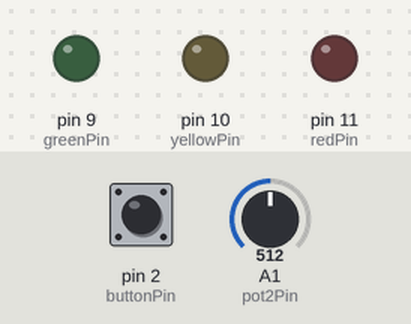
This sketch was run on a simulated Arduino Uno, built with avr-gcc and run on an emulated ATmega328P. Parts: output pins drawn as LEDs (lit = HIGH). Dashed ring = blinking. The inputs (shaded band) are chosen by the test bench; at power-on: pin 2 (buttonPin) LOW, A1 (pot2Pin) = 512.

Above: at 1.2 s.
1.3 s: pin 2 (buttonPin) pulled HIGH for 0.15 s
At 2.5 s:
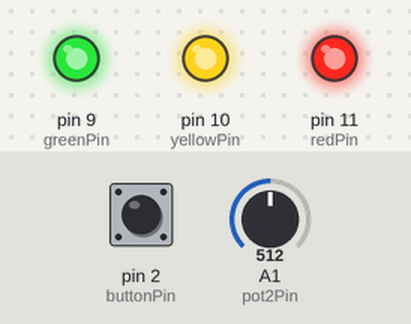
2.9 s: pin 2 (buttonPin) pulled HIGH for 1 s
At 3.8 s:
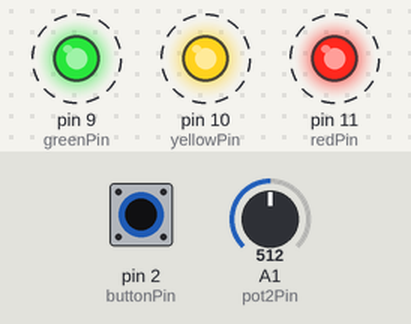
6.9 s: pin 2 (buttonPin) pulled HIGH for 0.15 s
At 9.9 s:
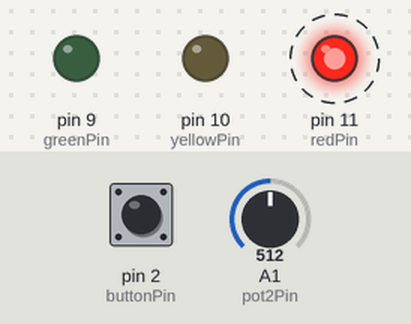
10.0 s: A1 (pot2Pin) set to 0
11.6 s: A1 (pot2Pin) set to 33
At 12.14 s:
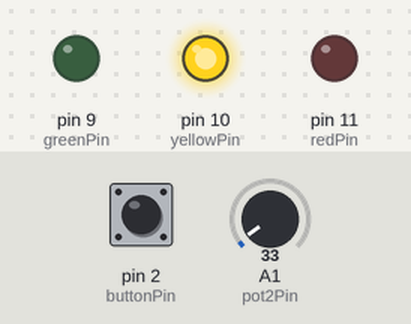
14.6 s: A1 (pot2Pin) set to 122
Timing chart, 0 to 18.6 s (numbered marks = the images above; inputs shaded):
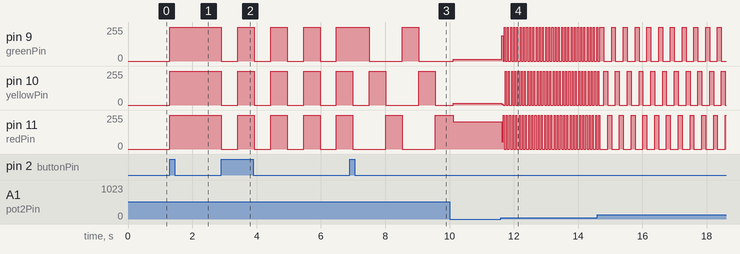

Measured:
- after the input at 1.3 s, pin 9 (greenPin), pin 10 (yellowPin), pin 11 (redPin): 0/255 → 255/255 at once
- after the input at 2.9 s, pin 9 (greenPin), pin 10 (yellowPin), pin 11 (redPin): alternates 255/255 for 0.51 s and 0/255 for 0.51 s, starting at once
- after the input at 6.9 s, pin 11 (redPin): 0/255 → 255/255 after 1.1 s, → 0/255 0.51 s later, → 255/255 1.0 s later
- after the input at 11.6 s, pin 9 (greenPin): 14/255 → 191/255 at once, then moves between 0/255 and 255/255, repeating every 0.10 s; pin 10 (yellowPin): 14/255 → 4/255 at once, then repeats every 0.10 s: 0/255 0.06 s, 255/255 0.03 s; pin 11 (redPin): 206/255 → 55/255 at once, then repeats every 0.10 s: 255/255 0.03 s, 0/255 0.07 s

The sketch:

bike_light.ino
```cpp
// set pins for button, LEDs, and pot
const int buttonPin = 2;
const int greenPin = 9;
const int yellowPin = 10;
const int redPin = 11;
const int pot1Pin = 0;
const int pot2Pin = 1;

int lightState = 0; // set initial light state to off
int buttonTime = 0; // initialize most recent time button was pressed
int lastButtonTime = 0; // initialize last time button was pressed
int pot1Val = 500; // initialize first potentiometer value
int pot2Val = 500; // initialize second potentiometer value

void setup() {
  // if button is pressed, interrupt loop and run increment function
  attachInterrupt(0, increment, RISING);

  // set LEDs to output
  pinMode(greenPin, OUTPUT);
  pinMode(yellowPin, OUTPUT);
  pinMode(redPin, OUTPUT);

  // set button to input
  pinMode(buttonPin, INPUT);
}

void loop() {
  // depending on the lightState, flash different light patterns
  switch (lightState) {
    case 0:
    // all LEDs off
    allOff();
    break;
    case 1:
    // all LEDs on
    allOn();
    break;
    case 2:
    // LEDs flash on and off
    pot2Val = analogRead(pot2Pin); // read the potentiometer
    allOff();
    delay(pot2Val);
    allOn();
    delay(pot2Val);
    break;
    case 3:
    // LEDs light up in sequence
    bouncing();
    break;
    case 4:
    // green or red LEDs light up depending on pot
    turnSignal();
    break;
  }

  // if lightState is greater than 3, reset lightState to off
  if (lightState > 4) {
    lightState = 0;
  }
}

void increment() {
  // when button is pressed, record time button was pressed
  buttonTime = millis();

  // if button has not been pressed within the last 250ms,
  // increment lightState
  if (millis() - lastButtonTime > 250) {
    lightState++;
    lastButtonTime = buttonTime;
  }
}

void allOff() {
  // turn all LEDs off
  digitalWrite(greenPin, LOW);
  digitalWrite(yellowPin, LOW);
  digitalWrite(redPin, LOW);
  return;
}

void allOn() {
  // turn all LEDs on
  digitalWrite(greenPin, HIGH);
  digitalWrite(yellowPin, HIGH);
  digitalWrite(redPin, HIGH);
  return;
}

void bouncing() {
  // flash each LED once
  pot2Val = analogRead(pot2Pin); // read the potentiometer
  allOff();
  digitalWrite(greenPin, HIGH);
  delay(pot2Val);
  digitalWrite(greenPin, LOW);
  digitalWrite(yellowPin, HIGH);
  delay(pot2Val);
  digitalWrite(yellowPin, LOW);
  digitalWrite(redPin, HIGH);
  delay(pot2Val);
  return;
}

void turnSignal() {
  pot1Val = analogRead(pot1Pin); // read the potentiometer
  pot2Val = analogRead(pot2Pin); // read the potentiometer

  if (pot1Val > 1000) {
    // if potentiometer is turned to the right, flash light on the right
    allOff();
    delay(pot2Val);
    digitalWrite(greenPin, HIGH);
    delay(pot2Val);
  }
  else if (pot1Val < 23) {
    // if potentiometer is turned to the left, flash light on the left
    allOff();
    delay(pot2Val);
    digitalWrite(redPin, HIGH);
    delay(pot2Val);
  }
  else {
    // in all other cases, just flash the middle light
    allOff();
    delay(pot2Val);
    digitalWrite(yellowPin, HIGH);
    delay(pot2Val);
  }
}
```
